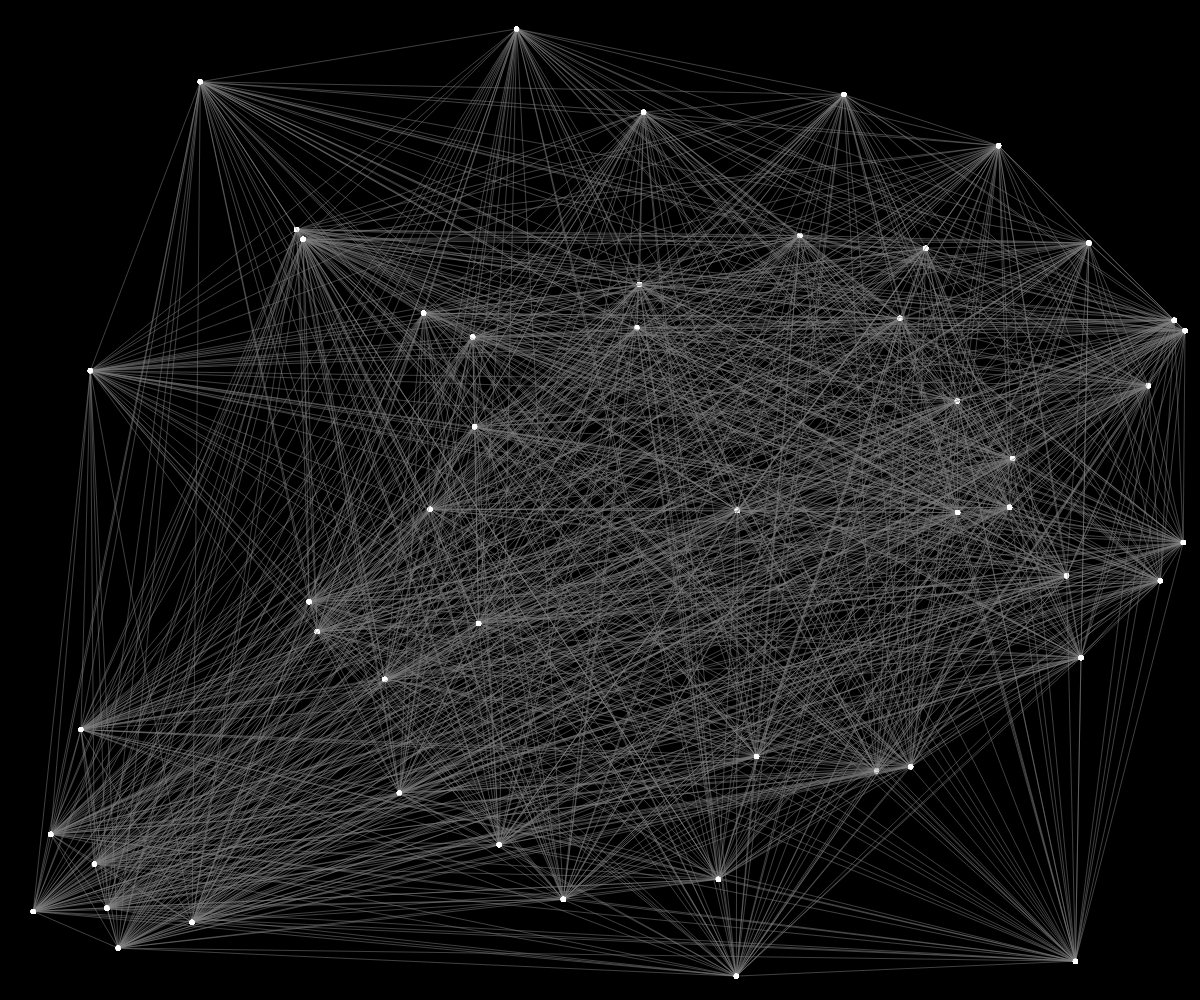
Frame 1 (no input)
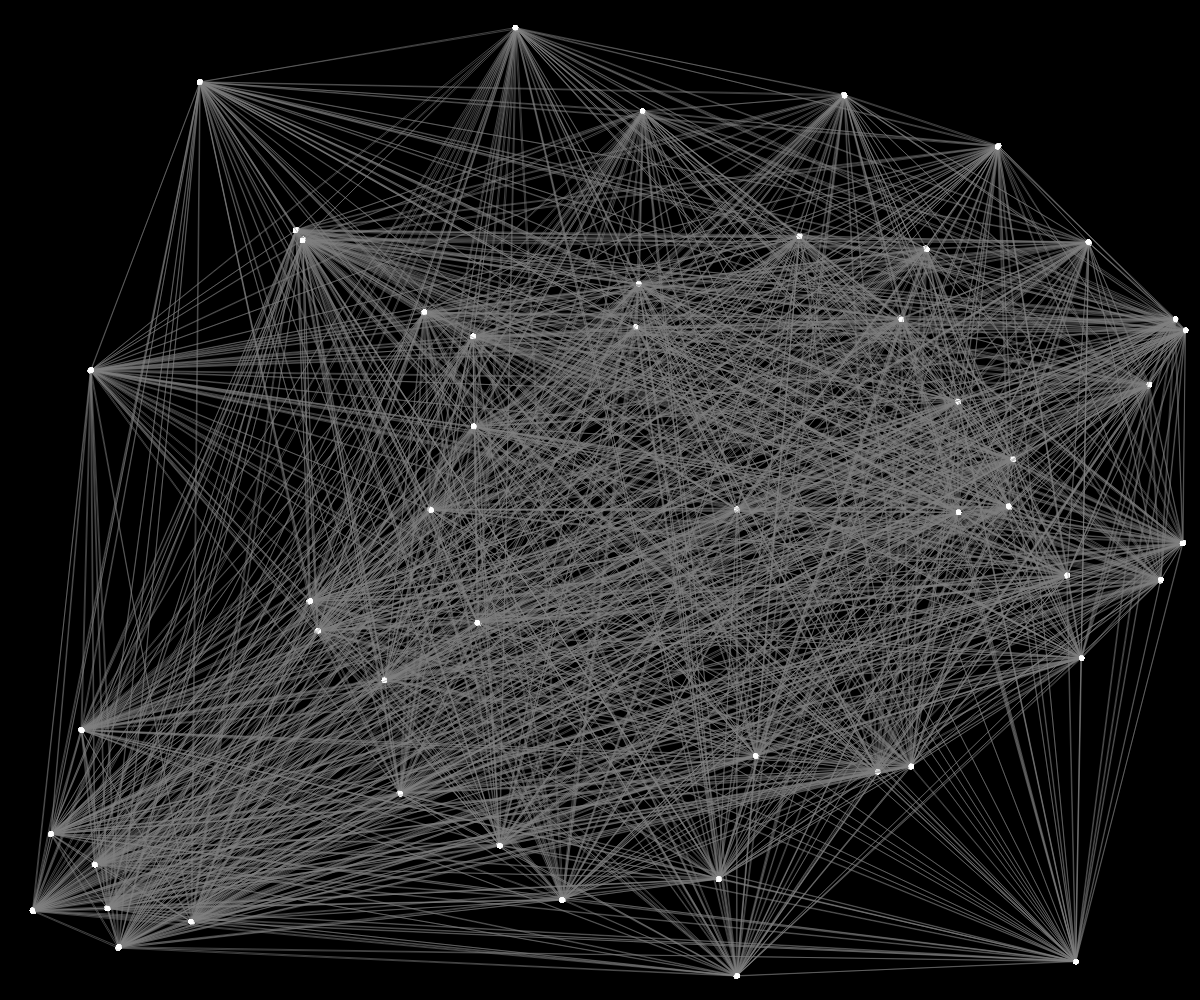
Frame 2 (the mouse pressed at the canvas centre, redrawn once)

The p5.js sketch that drew these frames (run headless with seeded random() and noise() and a simulated clock; the mouse was pressed at the canvas centre and the sketch redrawn once):

// p5.js sketch
// ── sketch.js
const points = 50;
const speedModifier = 0.9;
const minSpeed = 0.4;
const bounceBorder = 10;
const pointArrayX = [];
const pointArrayY = [];
const pointSpeedX = [];
const pointSpeedY = [];
const pointColor = [];
let distances = [];
let listances = [];
let shortances = [];
let circleSizes = [];

function setup() {
  createCanvas(window.innerWidth, window.innerHeight);
  noLoop();
  generatePoints(points);
  noSmooth();
  colorMode(HSB, 100);
  // frameRate(2);
  background(0);
}

function draw() {
  background(0, 5);
  for (let i = 0; i < points; i++) {
    for (let k = 0; k < points; k++) {
      if (i < k) {
        generateLines(i, k);
      }
      if (i != k) {
        distances.push(dist(pointArrayX[i], pointArrayY[i], pointArrayX[k], pointArrayY[k]));
      }
      
      // Drawing of the White Dots
      // ===========================
      stroke('white');
      strokeWeight(5);
      point(pointArrayX[i], pointArrayY[i])
    }
    distances.push(dist(pointArrayX[i], pointArrayY[i], pointArrayX[i], -bounceBorder))
    distances.push(dist(pointArrayX[i], pointArrayY[i], pointArrayX[i], height+bounceBorder))
    distances.push(dist(pointArrayX[i], pointArrayY[i], -bounceBorder, pointArrayY[i]))
    distances.push(dist(pointArrayX[i], pointArrayY[i], width+bounceBorder, pointArrayY[i]))
    distances.sort(function(a, b){return a - b});
    shortances.push(distances[0]);
    
    listances.push(distances);
    distances = [];
    
    
    // RBG Cycle
    // ==============
    pointColor[i] = (pointColor[i]+0.2)%100;
    
    linearBounces(i);    
    // randomBounces(i);
    
    // Adding the Speed to the Point Coordinates
    // ============================================
    pointArrayX[i] = pointArrayX[i]+pointSpeedX[i];
    pointArrayY[i] = pointArrayY[i]+pointSpeedY[i];
    stroke(pointColor[i], 100, 100);
  }
  
  
  // for (let i = 0; i < points; i++) {
  //   strokeWeight(2);
  //   fill(0, 0, 0);
  //   let index = shortances.indexOf(Math.min.apply(null, shortances));
  //   circleSizes[index] = shortances[index];
  //   if (shortances[index] > Math.min.apply(null, circleSizes)) {
  //     circle(pointArrayX[index], pointArrayY[index], shortances[index]*2-circleSizes[index])
  //   } else {
  //     circle(pointArrayX[index], pointArrayY[index], shortances[index])
  //   }
  //   shortances[index] = 10000;
  // }
  // // console.log(shortances);
  // shortances = [];



  // for (let i = 0; i < points; i++) {
  //   strokeWeight(3);
  //   stroke(pointColor[i], 100, 100);
  //   fill(0, 0, 0);
  //   let distanceMin = Math.min.apply(null, listances[i]);

  //   if (listances[i][listances[i].indexOf(distanceMin)] < distanceMin) {
  //     circle(pointArrayX[i], pointArrayY[i], distanceMin*2-listances[i].indexOf(distanceMin));
  //   } else {
  //     circle(pointArrayX[i], pointArrayY[i], distanceMin);
  //   }
  // }
  // listances = [];
}

function generateLines(i, k) {
  strokeWeight(0.5);
  // Line Gradient
  // ===============
  var grad = this.drawingContext.createLinearGradient(pointArrayX[i], pointArrayY[i], pointArrayX[k], pointArrayY[k]);
  grad.addColorStop(0, color(pointColor[i], 00, 50));
  grad.addColorStop(1, color(pointColor[k], 00, 50));
  this.drawingContext.strokeStyle = grad;

  line(pointArrayX[i], pointArrayY[i], pointArrayX[k], pointArrayY[k]);
}

function generatePoints(points) {
  for (let i = 0; i < points; i++) {
    var x = Math.random()*(width-2*bounceBorder)+bounceBorder;
    pointArrayX.push(x);
    var y = Math.random()*(height-2*bounceBorder)+bounceBorder;
    pointArrayY.push(y);

    // Starting Direction of the points
    // ====================================
    var c = Math.random();
    if (c < 0.25) {
      pointSpeedX.push(Math.random()*speedModifier+minSpeed);
      pointSpeedY.push(Math.random()*speedModifier+minSpeed);
    } else if (c < 0.5) {
      pointSpeedX.push(-(Math.random()*speedModifier+minSpeed));
      pointSpeedY.push(Math.random()*speedModifier+minSpeed);
    } else if (c < 0.75) {
      pointSpeedX.push(-(Math.random()*speedModifier+minSpeed));
      pointSpeedY.push(-(Math.random()*speedModifier+minSpeed));
    } else {
      pointSpeedX.push(Math.random()*speedModifier+minSpeed);
      pointSpeedY.push(-(Math.random()*speedModifier+minSpeed));
    }

    // Color Array
    // ===============
    pointColor.push((00/points)*i);
  }
}

function linearBounces(i) {
  if (pointArrayX[i] >= width-bounceBorder || pointArrayX[i] <= bounceBorder) {
    pointSpeedX[i] = -pointSpeedX[i];
  } else if (pointArrayY[i] >= height-bounceBorder || pointArrayY[i] <= bounceBorder) {
    pointSpeedY[i] = -pointSpeedY[i];
  } 
}

function randomBounces(i) {
  if (pointArrayX[i] >= width) {
    pointSpeedX[i] = -(Math.random()*speedModifier+minSpeed);
  } else if (pointArrayX[i] <= 0) {
    pointSpeedX[i] = Math.random()*speedModifier+minSpeed;
  } else if (pointArrayY[i] >= height) {
    pointSpeedY[i] = -(Math.random()*speedModifier+minSpeed);
  } else if (pointArrayY[i] <= 0) {
    pointSpeedY[i] = Math.random()*speedModifier+minSpeed;
  }
}
